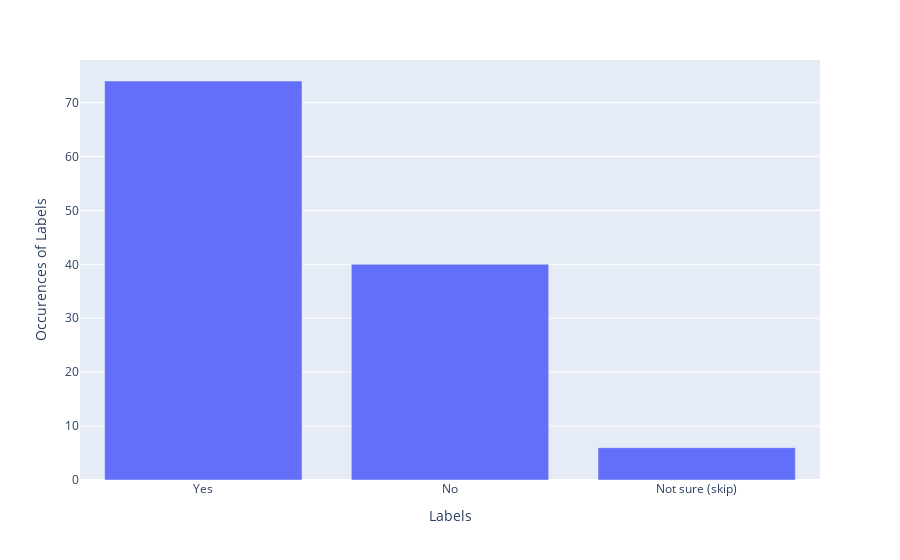

Notebook code cell kept with this figure:
### Markdown cell above
##### How often workers label papers "Yes," "No," or "Not sure (skip)"

### Code cell
xvalues3 = []
yvalues3 = []
labels = df['category.labels']
for x in ["Yes", "No", "Not sure (skip)"]:
    xvalues3.append(x)
    yvalues3.append(list(labels).count(f'["{x}"]'))
fig3 = px.bar(x = xvalues3, y = yvalues3, labels={'x':'Labels', 'y': 'Occurences of Labels'})
fig3.show("svg")
fig3

### Figure 1 — Plotly figure (JSON) as saved in the notebook; plotly's stock layout.template omitted (floating-point values rounded to 4 significant figures)
{"data": [{"alignmentgroup": "True", "hovertemplate": "Labels=%{x}<br>Occurences of Labels=%{y}<extra></extra>", "legendgroup": "", "marker": {"color": "#636efa", "pattern": {"shape": ""}}, "name": "", "offsetgroup": "", "orientation": "v", "showlegend": false, "textposition": "auto", "type": "bar", "x": ["Yes", "No", "Not sure (skip)"], "xaxis": "x", "y": [74, 40, 6], "yaxis": "y"}], "layout": {"autosize": true, "barmode": "relative", "legend": {"tracegroupgap": 0}, "margin": {"t": 60}, "xaxis": {"anchor": "y", "autorange": true, "domain": [0, 1], "range": [-0.5, 2.5], "title": {"text": "Labels"}, "type": "category"}, "yaxis": {"anchor": "x", "autorange": true, "domain": [0, 1], "range": [0, 77.89], "title": {"text": "Occurences of Labels"}, "type": "linear"}}}
